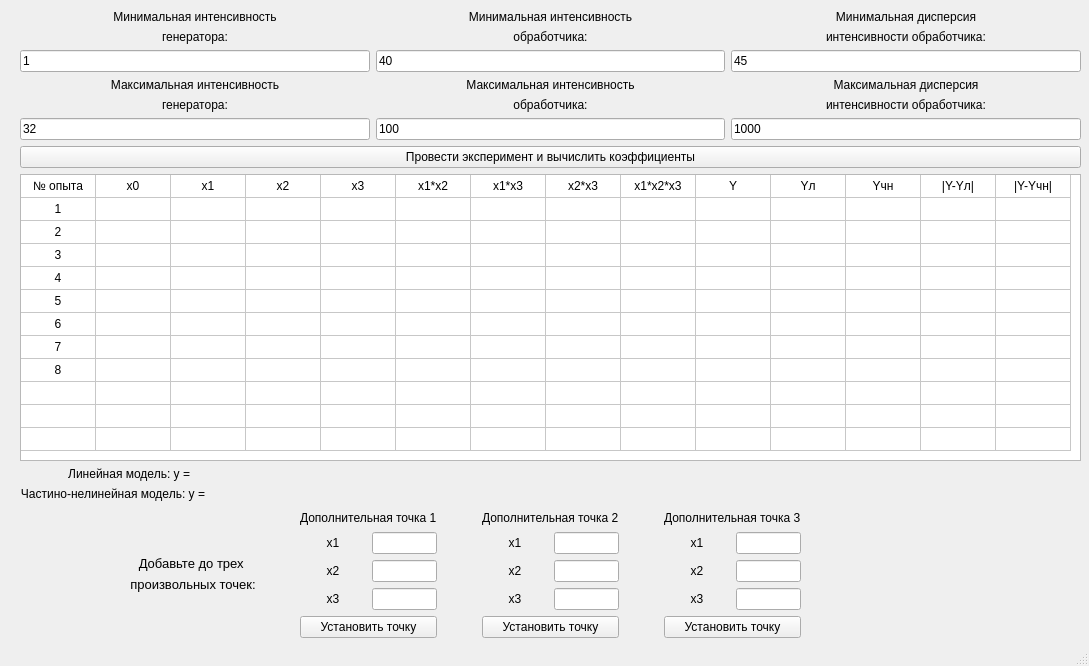
<?xml version="1.0" encoding="UTF-8"?>
<ui version="4.0">
 <class>MainWindow</class>
 <widget class="QMainWindow" name="MainWindow">
  <property name="geometry">
   <rect>
    <x>0</x>
    <y>0</y>
    <width>1089</width>
    <height>666</height>
   </rect>
  </property>
  <property name="windowTitle">
   <string>MainWindow</string>
  </property>
  <widget class="QWidget" name="centralwidget">
   <widget class="QWidget" name="layoutWidget">
    <property name="geometry">
     <rect>
      <x>20</x>
      <y>10</y>
      <width>1061</width>
      <height>491</height>
     </rect>
    </property>
    <layout class="QGridLayout" name="gridLayout_3">
     <item row="2" column="0">
      <widget class="QTableWidget" name="table_plan">
       <property name="minimumSize">
        <size>
         <width>800</width>
         <height>209</height>
        </size>
       </property>
       <property name="rowCount">
        <number>12</number>
       </property>
       <property name="columnCount">
        <number>14</number>
       </property>
       <attribute name="horizontalHeaderVisible">
        <bool>false</bool>
       </attribute>
       <attribute name="horizontalHeaderDefaultSectionSize">
        <number>75</number>
       </attribute>
       <attribute name="verticalHeaderVisible">
        <bool>false</bool>
       </attribute>
       <attribute name="verticalHeaderDefaultSectionSize">
        <number>23</number>
       </attribute>
       <row/>
       <row/>
       <row/>
       <row/>
       <row/>
       <row/>
       <row/>
       <row/>
       <row/>
       <row/>
       <row/>
       <row/>
       <column/>
       <column/>
       <column/>
       <column/>
       <column/>
       <column/>
       <column/>
       <column/>
       <column/>
       <column/>
       <column/>
       <column/>
       <column/>
       <column/>
       <item row="0" column="0">
        <property name="text">
         <string>№ опыта</string>
        </property>
        <property name="textAlignment">
         <set>AlignCenter</set>
        </property>
       </item>
       <item row="0" column="1">
        <property name="text">
         <string>x0</string>
        </property>
        <property name="textAlignment">
         <set>AlignCenter</set>
        </property>
       </item>
       <item row="0" column="2">
        <property name="text">
         <string>x1</string>
        </property>
        <property name="textAlignment">
         <set>AlignCenter</set>
        </property>
       </item>
       <item row="0" column="3">
        <property name="text">
         <string>x2</string>
        </property>
        <property name="textAlignment">
         <set>AlignCenter</set>
        </property>
       </item>
       <item row="0" column="4">
        <property name="text">
         <string>x3</string>
        </property>
        <property name="textAlignment">
         <set>AlignCenter</set>
        </property>
       </item>
       <item row="0" column="5">
        <property name="text">
         <string>x1*x2</string>
        </property>
        <property name="textAlignment">
         <set>AlignCenter</set>
        </property>
       </item>
       <item row="0" column="6">
        <property name="text">
         <string>x1*x3</string>
        </property>
        <property name="textAlignment">
         <set>AlignCenter</set>
        </property>
       </item>
       <item row="0" column="7">
        <property name="text">
         <string>x2*x3</string>
        </property>
        <property name="textAlignment">
         <set>AlignCenter</set>
        </property>
       </item>
       <item row="0" column="8">
        <property name="text">
         <string>x1*x2*x3</string>
        </property>
        <property name="textAlignment">
         <set>AlignCenter</set>
        </property>
       </item>
       <item row="0" column="9">
        <property name="text">
         <string>Y</string>
        </property>
        <property name="textAlignment">
         <set>AlignCenter</set>
        </property>
       </item>
       <item row="0" column="10">
        <property name="text">
         <string>Yл</string>
        </property>
        <property name="textAlignment">
         <set>AlignCenter</set>
        </property>
       </item>
       <item row="0" column="11">
        <property name="text">
         <string>Yчн</string>
        </property>
        <property name="textAlignment">
         <set>AlignCenter</set>
        </property>
       </item>
       <item row="0" column="12">
        <property name="text">
         <string>|Y-Yл|</string>
        </property>
        <property name="textAlignment">
         <set>AlignCenter</set>
        </property>
       </item>
       <item row="0" column="13">
        <property name="text">
         <string>|Y-Yчн|</string>
        </property>
        <property name="textAlignment">
         <set>AlignCenter</set>
        </property>
       </item>
       <item row="1" column="0">
        <property name="text">
         <string>1</string>
        </property>
        <property name="textAlignment">
         <set>AlignCenter</set>
        </property>
       </item>
       <item row="2" column="0">
        <property name="text">
         <string>2</string>
        </property>
        <property name="textAlignment">
         <set>AlignCenter</set>
        </property>
       </item>
       <item row="3" column="0">
        <property name="text">
         <string>3</string>
        </property>
        <property name="textAlignment">
         <set>AlignCenter</set>
        </property>
       </item>
       <item row="4" column="0">
        <property name="text">
         <string>4</string>
        </property>
        <property name="textAlignment">
         <set>AlignCenter</set>
        </property>
       </item>
       <item row="5" column="0">
        <property name="text">
         <string>5</string>
        </property>
        <property name="textAlignment">
         <set>AlignCenter</set>
        </property>
       </item>
       <item row="6" column="0">
        <property name="text">
         <string>6</string>
        </property>
        <property name="textAlignment">
         <set>AlignCenter</set>
        </property>
       </item>
       <item row="7" column="0">
        <property name="text">
         <string>7</string>
        </property>
        <property name="textAlignment">
         <set>AlignCenter</set>
        </property>
       </item>
       <item row="8" column="0">
        <property name="text">
         <string>8</string>
        </property>
        <property name="textAlignment">
         <set>AlignCenter</set>
        </property>
       </item>
      </widget>
     </item>
     <item row="3" column="0">
      <layout class="QGridLayout" name="gridLayout">
       <item row="0" column="0">
        <widget class="QLabel" name="label_2">
         <property name="maximumSize">
          <size>
           <width>170</width>
           <height>16777215</height>
          </size>
         </property>
         <property name="text">
          <string>Линейная модель: y =</string>
         </property>
         <property name="alignment">
          <set>Qt::AlignRight|Qt::AlignTrailing|Qt::AlignVCenter</set>
         </property>
        </widget>
       </item>
       <item row="0" column="1">
        <widget class="QLabel" name="label_yl">
         <property name="text">
          <string/>
         </property>
        </widget>
       </item>
       <item row="1" column="0">
        <widget class="QLabel" name="label_4">
         <property name="text">
          <string>Частино-нелинейная модель: y =</string>
         </property>
         <property name="alignment">
          <set>Qt::AlignRight|Qt::AlignTrailing|Qt::AlignVCenter</set>
         </property>
        </widget>
       </item>
       <item row="1" column="1">
        <widget class="QLabel" name="label_ynl">
         <property name="text">
          <string/>
         </property>
        </widget>
       </item>
      </layout>
     </item>
     <item row="0" column="0">
      <layout class="QGridLayout" name="gridLayout_2">
       <item row="0" column="0">
        <layout class="QVBoxLayout" name="verticalLayout">
         <item>
          <widget class="QLabel" name="label">
           <property name="text">
            <string>Минимальная интенсивность</string>
           </property>
           <property name="alignment">
            <set>Qt::AlignCenter</set>
           </property>
          </widget>
         </item>
         <item>
          <widget class="QLabel" name="label_3">
           <property name="text">
            <string>генератора:</string>
           </property>
           <property name="alignment">
            <set>Qt::AlignCenter</set>
           </property>
          </widget>
         </item>
         <item>
          <widget class="QLineEdit" name="entry_gen_int_min">
           <property name="text">
            <string>1</string>
           </property>
          </widget>
         </item>
        </layout>
       </item>
       <item row="0" column="1">
        <layout class="QVBoxLayout" name="verticalLayout_2">
         <item>
          <widget class="QLabel" name="label_5">
           <property name="text">
            <string>Минимальная интенсивность</string>
           </property>
           <property name="alignment">
            <set>Qt::AlignCenter</set>
           </property>
          </widget>
         </item>
         <item>
          <widget class="QLabel" name="label_6">
           <property name="text">
            <string>обработчика:</string>
           </property>
           <property name="alignment">
            <set>Qt::AlignCenter</set>
           </property>
          </widget>
         </item>
         <item>
          <widget class="QLineEdit" name="entry_proc_int_min">
           <property name="text">
            <string>40</string>
           </property>
          </widget>
         </item>
        </layout>
       </item>
       <item row="0" column="2">
        <layout class="QVBoxLayout" name="verticalLayout_3">
         <item>
          <widget class="QLabel" name="label_7">
           <property name="text">
            <string>Минимальная дисперсия</string>
           </property>
           <property name="alignment">
            <set>Qt::AlignCenter</set>
           </property>
          </widget>
         </item>
         <item>
          <widget class="QLabel" name="label_8">
           <property name="text">
            <string>интенсивности обработчика:</string>
           </property>
           <property name="alignment">
            <set>Qt::AlignCenter</set>
           </property>
          </widget>
         </item>
         <item>
          <widget class="QLineEdit" name="entry_proc_dev_min">
           <property name="text">
            <string>45</string>
           </property>
          </widget>
         </item>
        </layout>
       </item>
       <item row="1" column="0">
        <layout class="QVBoxLayout" name="verticalLayout_4">
         <item>
          <widget class="QLabel" name="label_9">
           <property name="text">
            <string>Максимальная интенсивность</string>
           </property>
           <property name="alignment">
            <set>Qt::AlignCenter</set>
           </property>
          </widget>
         </item>
         <item>
          <widget class="QLabel" name="label_10">
           <property name="text">
            <string>генератора:</string>
           </property>
           <property name="alignment">
            <set>Qt::AlignCenter</set>
           </property>
          </widget>
         </item>
         <item>
          <widget class="QLineEdit" name="entry_gen_int_max">
           <property name="text">
            <string>32</string>
           </property>
          </widget>
         </item>
        </layout>
       </item>
       <item row="1" column="1">
        <layout class="QVBoxLayout" name="verticalLayout_5">
         <item>
          <widget class="QLabel" name="label_11">
           <property name="text">
            <string>Максимальная интенсивность</string>
           </property>
           <property name="alignment">
            <set>Qt::AlignCenter</set>
           </property>
          </widget>
         </item>
         <item>
          <widget class="QLabel" name="label_12">
           <property name="text">
            <string>обработчика:</string>
           </property>
           <property name="alignment">
            <set>Qt::AlignCenter</set>
           </property>
          </widget>
         </item>
         <item>
          <widget class="QLineEdit" name="entry_proc_int_max">
           <property name="text">
            <string>100</string>
           </property>
          </widget>
         </item>
        </layout>
       </item>
       <item row="1" column="2">
        <layout class="QVBoxLayout" name="verticalLayout_6">
         <item>
          <widget class="QLabel" name="label_13">
           <property name="text">
            <string>Максимальная дисперсия</string>
           </property>
           <property name="alignment">
            <set>Qt::AlignCenter</set>
           </property>
          </widget>
         </item>
         <item>
          <widget class="QLabel" name="label_14">
           <property name="text">
            <string>интенсивности обработчика:</string>
           </property>
           <property name="alignment">
            <set>Qt::AlignCenter</set>
           </property>
          </widget>
         </item>
         <item>
          <widget class="QLineEdit" name="entry_proc_dev_max">
           <property name="text">
            <string>1000</string>
           </property>
          </widget>
         </item>
        </layout>
       </item>
      </layout>
     </item>
     <item row="1" column="0">
      <widget class="QPushButton" name="btn_do_plan">
       <property name="text">
        <string>Провести эксперимент и вычислить коэффициенты</string>
       </property>
      </widget>
     </item>
    </layout>
   </widget>
   <widget class="QWidget" name="layoutWidget">
    <property name="geometry">
     <rect>
      <x>130</x>
      <y>510</y>
      <width>671</width>
      <height>128</height>
     </rect>
    </property>
    <layout class="QHBoxLayout" name="horizontalLayout_2">
     <item>
      <layout class="QVBoxLayout" name="verticalLayout_11">
       <item>
        <spacer name="verticalSpacer">
         <property name="orientation">
          <enum>Qt::Vertical</enum>
         </property>
         <property name="sizeHint" stdset="0">
          <size>
           <width>20</width>
           <height>40</height>
          </size>
         </property>
        </spacer>
       </item>
       <item>
        <widget class="QLabel" name="label_19">
         <property name="font">
          <font>
           <pointsize>10</pointsize>
          </font>
         </property>
         <property name="text">
          <string>Добавьте до трех </string>
         </property>
         <property name="alignment">
          <set>Qt::AlignCenter</set>
         </property>
        </widget>
       </item>
       <item>
        <widget class="QLabel" name="label_20">
         <property name="font">
          <font>
           <pointsize>10</pointsize>
          </font>
         </property>
         <property name="text">
          <string>произвольных точек:</string>
         </property>
         <property name="alignment">
          <set>Qt::AlignCenter</set>
         </property>
        </widget>
       </item>
       <item>
        <spacer name="verticalSpacer_2">
         <property name="orientation">
          <enum>Qt::Vertical</enum>
         </property>
         <property name="sizeHint" stdset="0">
          <size>
           <width>20</width>
           <height>40</height>
          </size>
         </property>
        </spacer>
       </item>
      </layout>
     </item>
     <item>
      <spacer name="horizontalSpacer_3">
       <property name="orientation">
        <enum>Qt::Horizontal</enum>
       </property>
       <property name="sizeHint" stdset="0">
        <size>
         <width>40</width>
         <height>20</height>
        </size>
       </property>
      </spacer>
     </item>
     <item>
      <layout class="QHBoxLayout" name="horizontalLayout">
       <item>
        <layout class="QVBoxLayout" name="verticalLayout_7">
         <item>
          <widget class="QLabel" name="label_15">
           <property name="text">
            <string>Дополнительная точка 1</string>
           </property>
          </widget>
         </item>
         <item>
          <layout class="QGridLayout" name="gridLayout_7">
           <property name="sizeConstraint">
            <enum>QLayout::SetDefaultConstraint</enum>
           </property>
           <item row="1" column="0">
            <widget class="QLabel" name="label_25">
             <property name="text">
              <string>x2</string>
             </property>
             <property name="alignment">
              <set>Qt::AlignCenter</set>
             </property>
            </widget>
           </item>
           <item row="2" column="0">
            <widget class="QLabel" name="label_26">
             <property name="text">
              <string>x3</string>
             </property>
             <property name="alignment">
              <set>Qt::AlignCenter</set>
             </property>
            </widget>
           </item>
           <item row="0" column="0">
            <widget class="QLabel" name="label_24">
             <property name="text">
              <string>x1</string>
             </property>
             <property name="alignment">
              <set>Qt::AlignCenter</set>
             </property>
            </widget>
           </item>
           <item row="1" column="1">
            <widget class="QLineEdit" name="entry_x2_1">
             <property name="maximumSize">
              <size>
               <width>65</width>
               <height>16777215</height>
              </size>
             </property>
            </widget>
           </item>
           <item row="0" column="1">
            <widget class="QLineEdit" name="entry_x1_1">
             <property name="maximumSize">
              <size>
               <width>65</width>
               <height>16777215</height>
              </size>
             </property>
            </widget>
           </item>
           <item row="2" column="1">
            <widget class="QLineEdit" name="entry_x3_1">
             <property name="maximumSize">
              <size>
               <width>65</width>
               <height>16777215</height>
              </size>
             </property>
            </widget>
           </item>
          </layout>
         </item>
         <item>
          <widget class="QPushButton" name="btn_set1">
           <property name="text">
            <string>Установить точку</string>
           </property>
          </widget>
         </item>
        </layout>
       </item>
       <item>
        <spacer name="horizontalSpacer">
         <property name="orientation">
          <enum>Qt::Horizontal</enum>
         </property>
         <property name="sizeHint" stdset="0">
          <size>
           <width>40</width>
           <height>20</height>
          </size>
         </property>
        </spacer>
       </item>
       <item>
        <layout class="QVBoxLayout" name="verticalLayout_8">
         <item>
          <widget class="QLabel" name="label_16">
           <property name="text">
            <string>Дополнительная точка 2</string>
           </property>
          </widget>
         </item>
         <item>
          <layout class="QGridLayout" name="gridLayout_8">
           <property name="sizeConstraint">
            <enum>QLayout::SetDefaultConstraint</enum>
           </property>
           <item row="1" column="0">
            <widget class="QLabel" name="label_27">
             <property name="text">
              <string>x2</string>
             </property>
             <property name="alignment">
              <set>Qt::AlignCenter</set>
             </property>
            </widget>
           </item>
           <item row="2" column="0">
            <widget class="QLabel" name="label_28">
             <property name="text">
              <string>x3</string>
             </property>
             <property name="alignment">
              <set>Qt::AlignCenter</set>
             </property>
            </widget>
           </item>
           <item row="0" column="0">
            <widget class="QLabel" name="label_29">
             <property name="text">
              <string>x1</string>
             </property>
             <property name="alignment">
              <set>Qt::AlignCenter</set>
             </property>
            </widget>
           </item>
           <item row="1" column="1">
            <widget class="QLineEdit" name="entry_x2_2">
             <property name="maximumSize">
              <size>
               <width>65</width>
               <height>16777215</height>
              </size>
             </property>
            </widget>
           </item>
           <item row="0" column="1">
            <widget class="QLineEdit" name="entry_x1_2">
             <property name="maximumSize">
              <size>
               <width>65</width>
               <height>16777215</height>
              </size>
             </property>
            </widget>
           </item>
           <item row="2" column="1">
            <widget class="QLineEdit" name="entry_x3_2">
             <property name="maximumSize">
              <size>
               <width>65</width>
               <height>16777215</height>
              </size>
             </property>
            </widget>
           </item>
          </layout>
         </item>
         <item>
          <widget class="QPushButton" name="btn_set2">
           <property name="text">
            <string>Установить точку</string>
           </property>
          </widget>
         </item>
        </layout>
       </item>
       <item>
        <spacer name="horizontalSpacer_2">
         <property name="orientation">
          <enum>Qt::Horizontal</enum>
         </property>
         <property name="sizeHint" stdset="0">
          <size>
           <width>40</width>
           <height>20</height>
          </size>
         </property>
        </spacer>
       </item>
       <item>
        <layout class="QVBoxLayout" name="verticalLayout_9">
         <item>
          <widget class="QLabel" name="label_17">
           <property name="text">
            <string>Дополнительная точка 3</string>
           </property>
          </widget>
         </item>
         <item>
          <layout class="QGridLayout" name="gridLayout_9">
           <property name="sizeConstraint">
            <enum>QLayout::SetDefaultConstraint</enum>
           </property>
           <item row="1" column="0">
            <widget class="QLabel" name="label_30">
             <property name="text">
              <string>x2</string>
             </property>
             <property name="alignment">
              <set>Qt::AlignCenter</set>
             </property>
            </widget>
           </item>
           <item row="2" column="0">
            <widget class="QLabel" name="label_31">
             <property name="text">
              <string>x3</string>
             </property>
             <property name="alignment">
              <set>Qt::AlignCenter</set>
             </property>
            </widget>
           </item>
           <item row="0" column="0">
            <widget class="QLabel" name="label_32">
             <property name="text">
              <string>x1</string>
             </property>
             <property name="alignment">
              <set>Qt::AlignCenter</set>
             </property>
            </widget>
           </item>
           <item row="1" column="1">
            <widget class="QLineEdit" name="entry_x2_3">
             <property name="maximumSize">
              <size>
               <width>65</width>
               <height>16777215</height>
              </size>
             </property>
            </widget>
           </item>
           <item row="0" column="1">
            <widget class="QLineEdit" name="entry_x1_3">
             <property name="maximumSize">
              <size>
               <width>65</width>
               <height>16777215</height>
              </size>
             </property>
            </widget>
           </item>
           <item row="2" column="1">
            <widget class="QLineEdit" name="entry_x3_3">
             <property name="maximumSize">
              <size>
               <width>65</width>
               <height>16777215</height>
              </size>
             </property>
            </widget>
           </item>
          </layout>
         </item>
         <item>
          <widget class="QPushButton" name="btn_set3">
           <property name="text">
            <string>Установить точку</string>
           </property>
          </widget>
         </item>
        </layout>
       </item>
      </layout>
     </item>
    </layout>
   </widget>
  </widget>
  <widget class="QStatusBar" name="statusbar"/>
 </widget>
 <resources/>
 <connections/>
</ui>
